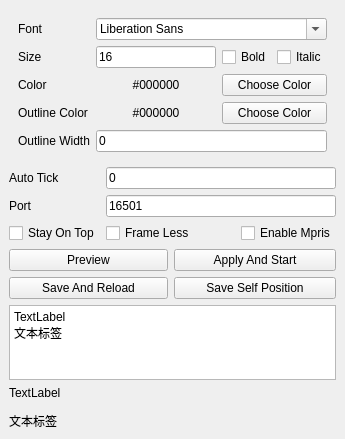
<?xml version="1.0" encoding="UTF-8"?>
<ui version="4.0">
 <class>SettingWindow</class>
 <widget class="QMainWindow" name="SettingWindow">
  <property name="geometry">
   <rect>
    <x>0</x>
    <y>0</y>
    <width>317</width>
    <height>439</height>
   </rect>
  </property>
  <property name="windowTitle">
   <string>Lyric For Musicfox - Setting</string>
  </property>
  <widget class="QWidget" name="centralwidget">
   <layout class="QGridLayout" name="gridLayout_2">
    <item row="0" column="0" colspan="4">
     <widget class="QWidget" name="widget_3" native="true">
      <layout class="QGridLayout" name="gridLayout">
       <item row="0" column="0">
        <widget class="QLabel" name="labelFont">
         <property name="text">
          <string>Font</string>
         </property>
        </widget>
       </item>
       <item row="0" column="1" colspan="3">
        <widget class="QFontComboBox" name="fontComboBox"/>
       </item>
       <item row="1" column="0">
        <widget class="QLabel" name="labelSize">
         <property name="text">
          <string>Size</string>
         </property>
        </widget>
       </item>
       <item row="1" column="1">
        <widget class="QLineEdit" name="lineEditSize">
         <property name="text">
          <string>16</string>
         </property>
        </widget>
       </item>
       <item row="1" column="2">
        <widget class="QCheckBox" name="checkBoxBold">
         <property name="text">
          <string>Bold</string>
         </property>
        </widget>
       </item>
       <item row="1" column="3">
        <widget class="QCheckBox" name="checkBoxItalic">
         <property name="text">
          <string>Italic</string>
         </property>
        </widget>
       </item>
       <item row="2" column="0">
        <widget class="QLabel" name="labelColor">
         <property name="text">
          <string>Color</string>
         </property>
        </widget>
       </item>
       <item row="2" column="1">
        <widget class="QLabel" name="labelColorPreview">
         <property name="text">
          <string>#000000</string>
         </property>
         <property name="alignment">
          <set>Qt::AlignmentFlag::AlignCenter</set>
         </property>
        </widget>
       </item>
       <item row="2" column="2" colspan="2">
        <widget class="QPushButton" name="pushButtonChooseColor">
         <property name="text">
          <string>Choose Color</string>
         </property>
        </widget>
       </item>
       <item row="3" column="0">
        <widget class="QLabel" name="labelColor_3">
         <property name="text">
          <string>Outline Color</string>
         </property>
        </widget>
       </item>
       <item row="3" column="1">
        <widget class="QLabel" name="labelOutlineColorPreview">
         <property name="text">
          <string>#000000</string>
         </property>
         <property name="alignment">
          <set>Qt::AlignmentFlag::AlignCenter</set>
         </property>
        </widget>
       </item>
       <item row="3" column="2" colspan="2">
        <widget class="QPushButton" name="pushButtonChooseOutlineColor">
         <property name="text">
          <string>Choose Color</string>
         </property>
        </widget>
       </item>
       <item row="4" column="0">
        <widget class="QLabel" name="labelOutlineWidth">
         <property name="text">
          <string>Outline Width</string>
         </property>
        </widget>
       </item>
       <item row="4" column="1" colspan="3">
        <widget class="QLineEdit" name="lineEditOutlineWidth">
         <property name="toolTip">
          <string>边框的宽度，单位为像素</string>
         </property>
         <property name="text">
          <string>0</string>
         </property>
        </widget>
       </item>
      </layout>
     </widget>
    </item>
    <item row="1" column="0">
     <widget class="QLabel" name="labelOutlineWidth_2">
      <property name="text">
       <string>Auto Tick</string>
      </property>
     </widget>
    </item>
    <item row="1" column="1" colspan="3">
     <widget class="QLineEdit" name="lineEditAutoTick">
      <property name="toolTip">
       <string>&lt;html&gt;&lt;head/&gt;&lt;body&gt;&lt;p&gt;默认使用Pathed的Musicfox这一模式下，依赖于Musicfox多次发送同一句歌词时激发歌词tick方法，使得歌词能够滚动；而 Mpris 模式下内部知道当前歌词到下一句歌词之间的间隔时间，并且同一句歌词只发送一次，此时就需要依赖Auto Tick方法让歌词滚动起来，代表隔多少&lt;span style=&quot; font-weight:700;&quot;&gt;毫秒&lt;/span&gt;激发tick方法一次。&lt;/p&gt;&lt;/body&gt;&lt;/html&gt;</string>
      </property>
      <property name="text">
       <string>0</string>
      </property>
     </widget>
    </item>
    <item row="2" column="0">
     <widget class="QLabel" name="labelOutlineWidth_3">
      <property name="text">
       <string>Port</string>
      </property>
     </widget>
    </item>
    <item row="2" column="1" colspan="3">
     <widget class="QLineEdit" name="lineEditPort">
      <property name="toolTip">
       <string>接收歌词和指令信息的端口号</string>
      </property>
      <property name="text">
       <string>16501</string>
      </property>
     </widget>
    </item>
    <item row="3" column="0">
     <widget class="QCheckBox" name="checkBoxStayOnTop">
      <property name="toolTip">
       <string>设定窗口是否置顶，仅发送信号至正在运行中的歌词窗口，不保存配置信息到本地中</string>
      </property>
      <property name="text">
       <string>Stay On Top</string>
      </property>
     </widget>
    </item>
    <item row="3" column="1" colspan="2">
     <widget class="QCheckBox" name="checkBoxFrameLess">
      <property name="toolTip">
       <string>设定窗口是否拥有边框，仅发送信号至正在运行中的歌词窗口，不保存配置信息到本地中</string>
      </property>
      <property name="text">
       <string>Frame Less</string>
      </property>
     </widget>
    </item>
    <item row="3" column="3">
     <widget class="QCheckBox" name="checkBoxEnableMpris">
      <property name="toolTip">
       <string>启用 Mpris 支持并启用新的歌词控制模式, 启用该项及禁用该项需要重新启动程序</string>
      </property>
      <property name="text">
       <string>Enable Mpris</string>
      </property>
     </widget>
    </item>
    <item row="4" column="2" colspan="2">
     <widget class="QPushButton" name="pushButtonApply">
      <property name="toolTip">
       <string>应用配置至配置文件并且启动歌词窗口</string>
      </property>
      <property name="text">
       <string>Apply And Start</string>
      </property>
     </widget>
    </item>
    <item row="5" column="0" colspan="2">
     <widget class="QPushButton" name="pushButtonReload">
      <property name="toolTip">
       <string>保存配置文件，发送重载信号至正在运行中的歌词窗口中</string>
      </property>
      <property name="text">
       <string>Save And Reload</string>
      </property>
     </widget>
    </item>
    <item row="5" column="2" colspan="2">
     <widget class="QPushButton" name="pushButtonSaveSelf">
      <property name="toolTip">
       <string>发送保存位置信息信号至正在运行中的歌词窗口中</string>
      </property>
      <property name="text">
       <string>Save Self Position</string>
      </property>
     </widget>
    </item>
    <item row="6" column="0" colspan="4">
     <widget class="QPlainTextEdit" name="plainTextEditPreviewText">
      <property name="plainText">
       <string>TextLabel
文本标签</string>
      </property>
     </widget>
    </item>
    <item row="7" column="0" colspan="4">
     <widget class="QLabel" name="labelPreview">
      <property name="text">
       <string>&lt;html&gt;&lt;head/&gt;&lt;body&gt;&lt;p&gt;TextLabel&lt;/p&gt;&lt;p&gt;文本标签&lt;/p&gt;&lt;/body&gt;&lt;/html&gt;</string>
      </property>
     </widget>
    </item>
    <item row="4" column="0" colspan="2">
     <widget class="QPushButton" name="pushButtonPreview">
      <property name="toolTip">
       <string>在下方的文本标签内预览字体变化</string>
      </property>
      <property name="text">
       <string>Preview</string>
      </property>
     </widget>
    </item>
   </layout>
  </widget>
 </widget>
 <resources/>
 <connections/>
</ui>
